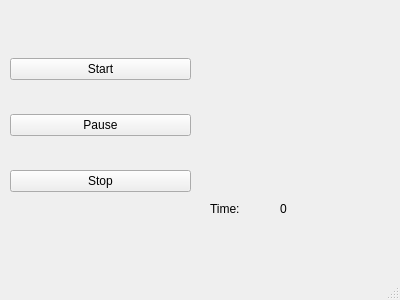
<?xml version="1.0" encoding="UTF-8"?>
<ui version="4.0">
    <author/>
    <comment/>
    <exportmacro/>
    <class>RC_UI::Recorder</class>
    <widget class="QMainWindow" name="RC_UI::Recorder">
        <property name="geometry">
            <rect>
                <x>0</x>
                <y>0</y>
                <width>400</width>
                <height>300</height>
            </rect>
        </property>
        <property name="windowTitle">
            <string>Recorder</string>
        </property>
        <widget class="QWidget" name="centralwidget">
            <widget class="QWidget" name="verticalLayoutWidget">
                <property name="geometry">
                    <rect>
                        <x>500</x>
                        <y>210</y>
                        <width>160</width>
                        <height>80</height>
                    </rect>
                </property>
                <layout class="QVBoxLayout" name="verticalLayout"/>
            </widget>
            <widget class="QWidget" name="verticalLayoutWidget_2">
                <property name="geometry">
                    <rect>
                        <x>10</x>
                        <y>30</y>
                        <width>181</width>
                        <height>191</height>
                    </rect>
                </property>
                <layout class="QVBoxLayout" name="verticalLayout_2">
                    <item>
                        <widget class="QPushButton" name="startButton">
                            <property name="text">
                                <string>Start</string>
                            </property>
                        </widget>
                    </item>
                    <item>
                        <widget class="QPushButton" name="pauseButton">
                            <property name="text">
                                <string>Pause</string>
                            </property>
                        </widget>
                    </item>
                    <item>
                        <widget class="QPushButton" name="stopButton">
                            <property name="text">
                                <string>Stop</string>
                            </property>
                        </widget>
                    </item>
                </layout>
            </widget>
            <widget class="QLabel" name="label">
                <property name="geometry">
                    <rect>
                        <x>210</x>
                        <y>200</y>
                        <width>58</width>
                        <height>18</height>
                    </rect>
                </property>
                <property name="text">
                    <string>Time:</string>
                </property>
            </widget>
            <widget class="QLabel" name="recordingTime">
                <property name="geometry">
                    <rect>
                        <x>280</x>
                        <y>200</y>
                        <width>58</width>
                        <height>18</height>
                    </rect>
                </property>
                <property name="text">
                    <string>0</string>
                </property>
            </widget>
        </widget>
        <widget class="QMenuBar" name="menubar">
            <property name="geometry">
                <rect>
                    <x>0</x>
                    <y>0</y>
                    <width>400</width>
                    <height>30</height>
                </rect>
            </property>
        </widget>
        <widget class="QStatusBar" name="statusbar"/>
    </widget>
    <resources/>
    <connections/>
</ui>
